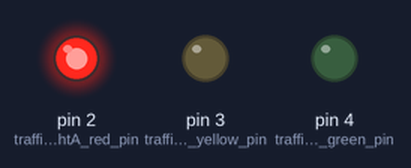
The sketch below on a simulated Arduino Uno, built with avr-gcc and run on an emulated ATmega328P. Shown: output pins drawn as LEDs (lit = HIGH).

Above: at 3.5 s.
At 7.5 s:
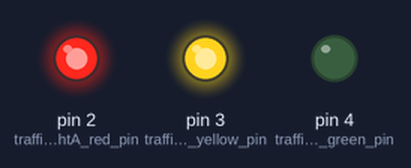
At 10.5 s:
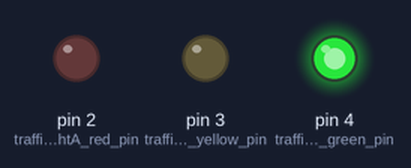
At 13.5 s:
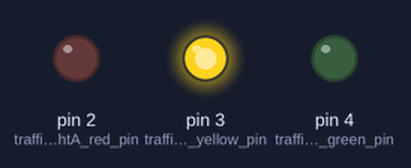
Timing chart, 0 to 18.2 s (numbered marks = the images above):
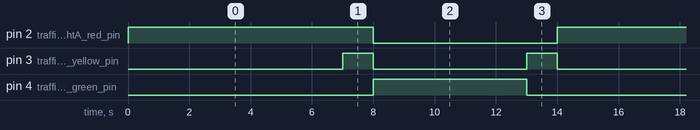

Measured:
- by itself, pin 2 (traffic_lightA_red_pin): alternates HIGH for 8.0 s and LOW for 6.0 s
- by itself, pin 3 (traffic_lightA_yellow_pin): repeats every 14.0 s: LOW 5.0 s, HIGH 1.0 s, LOW 7.0 s, HIGH 1.0 s
- by itself, pin 4 (traffic_lightA_green_pin): alternates HIGH for 5.0 s and LOW for 9.0 s

The sketch:

3_03_lyssignal_2.ino
```cpp
/**********************************************************************
 * Lyssignal en retning
 * https://github.com/spiff42/arduino-workshop
 * Coding Pirates Workshop, Lyngby - Microsoft, Oktober/November 2022
 * Mikkel Holm Olsen
 **********************************************************************/
const byte traffic_lightA_red_pin = 2;
const byte traffic_lightA_yellow_pin = 3;
const byte traffic_lightA_green_pin = 4;

void setup() {
  pinMode(traffic_lightA_red_pin, OUTPUT);
  pinMode(traffic_lightA_yellow_pin, OUTPUT);
  pinMode(traffic_lightA_green_pin, OUTPUT);
}

void loop() {
  // 1. tilstand: rødt lys
  digitalWrite(traffic_lightA_red_pin, HIGH); // Tænd rødt
  delay(7000);

  // 2. tilstand: rødt + gult lys
  digitalWrite(traffic_lightA_yellow_pin, HIGH); // Tænd gult
  delay(1000);

  // 3. tilstand: grønt lys
  digitalWrite(traffic_lightA_red_pin, LOW); // Sluk rødt
  digitalWrite(traffic_lightA_yellow_pin, LOW); // Sluk gult
  digitalWrite(traffic_lightA_green_pin, HIGH); // Tænd grønt
  delay(5000);

  // 4. tilstand: gult lys
  digitalWrite(traffic_lightA_green_pin, LOW); // Sluk grønt
  digitalWrite(traffic_lightA_yellow_pin, HIGH); // Tænd gult
  delay(1000);
  digitalWrite(traffic_lightA_yellow_pin, LOW); // Sluk gult
}
```
